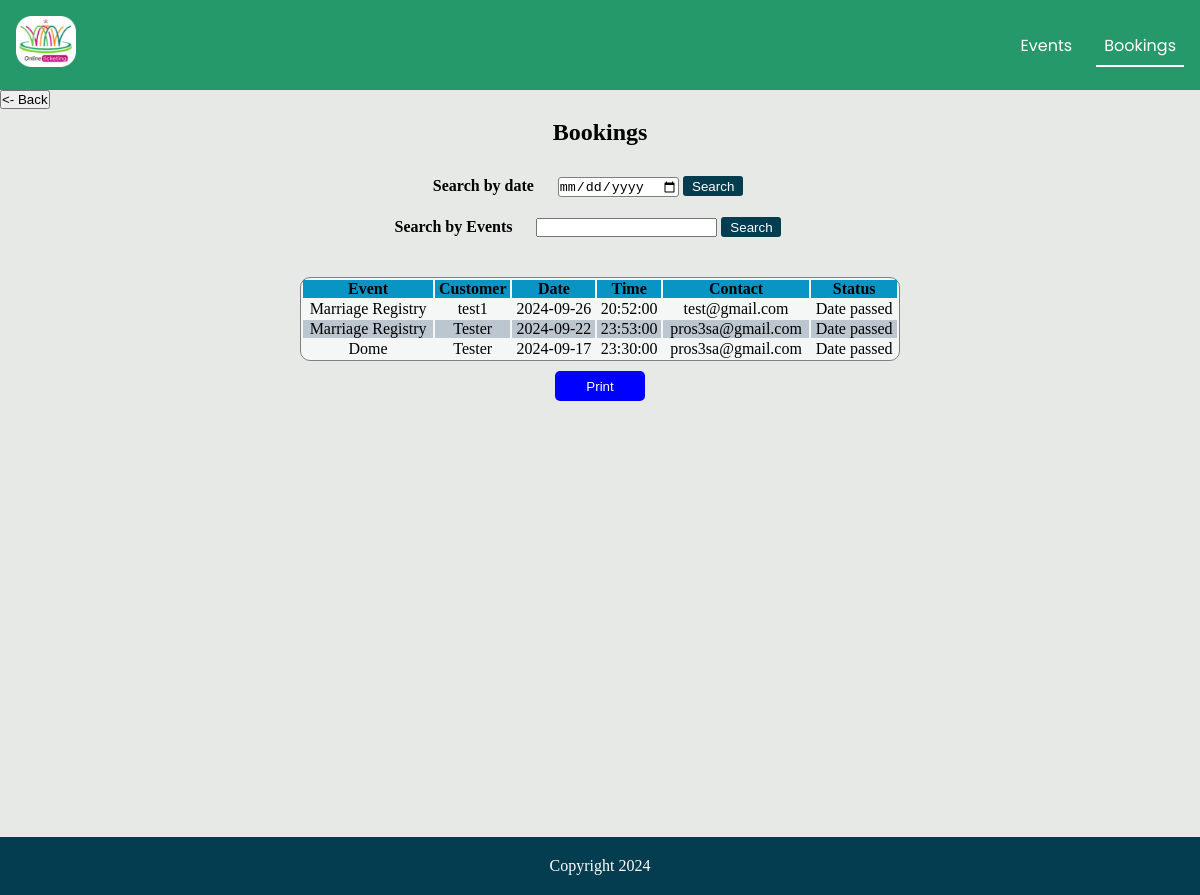
Before: /bookings.php (signed in) with the older database file.
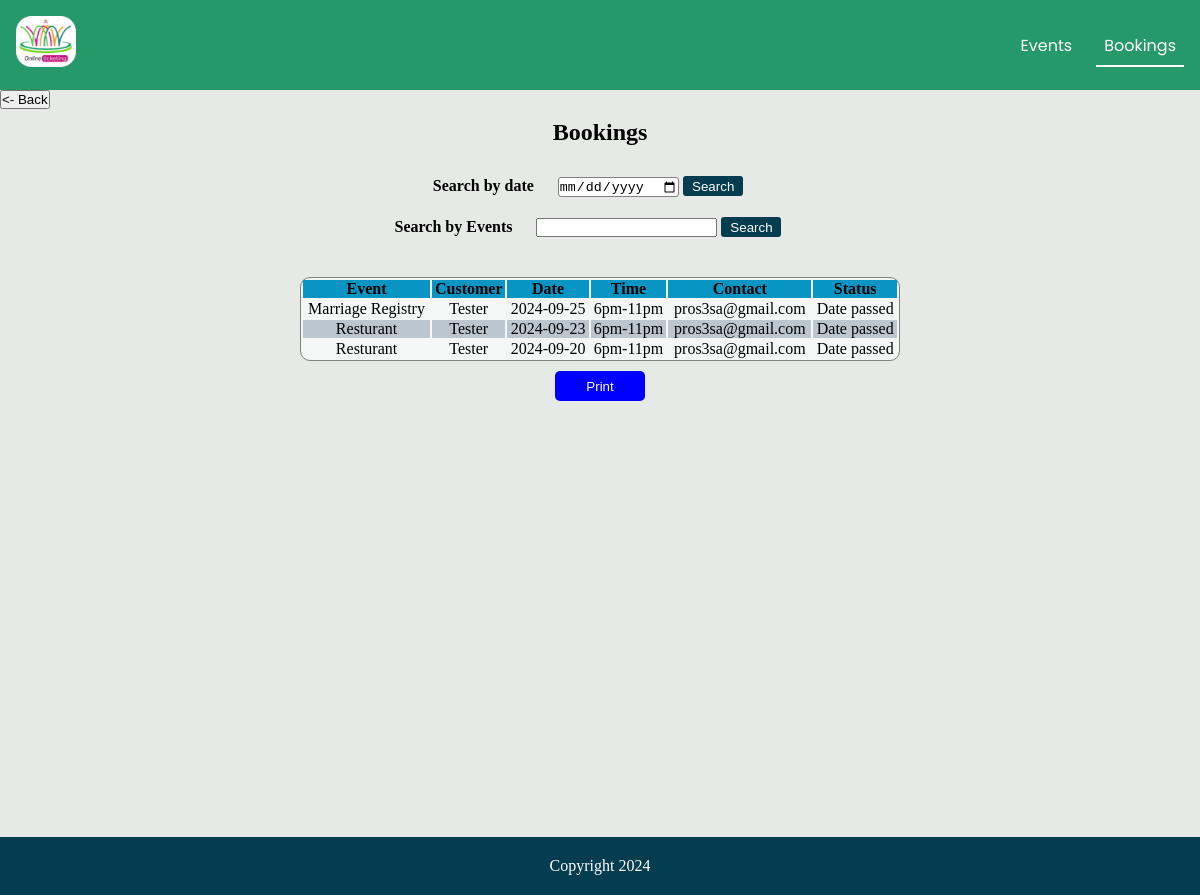
After: the same page with the newer database file.
### tables this page shows
CREATE TABLE `booking` (
  `department` varchar(40) DEFAULT NULL,
  `Customer` varchar(50) DEFAULT NULL,
  `Date` date DEFAULT NULL,
  `Time` varchar(10) DEFAULT NULL,
  `status` varchar(50) DEFAULT NULL,
  `contact` varchar(40) DEFAULT NULL,
  `id` int(10) unsigned zerofill NOT NULL
);

### bookings.php (the view, shortened to what this page needs)
<?php
    include 'connection.php';
       if(isset($_GET['date'])){
        $date = $_GET['date'];
          $SELECT = "SELECT *FROM booking where date = '$date'";
       }
       else if(isset($_GET['name'])){
        $name = $_GET['name'];
        $SELECT = "SELECT *FROM booking where department  LIKE '%$name%' or Customer LIKE '%$name%'";
       }
       else{
          $SELECT = "SELECT *FROM booking";
         }
       $query = mysqli_query($connection, $SELECT);
       ?>
<!DOCTYPE html>
<html lang="en">
  <head>
    <link
      rel="stylesheet"
      href="https://cdnjs.cloudflare.com/ajax/libs/font-awesome/6.4.0/css/all.min.css"
    />
    <link rel="stylesheet" href="./css/tickets.css" />
  </head>
  <body>
    <nav id="hide">
      <a href="#home" id="logo"><img src="./images/logo.png"></a>
      <ul>
        <li>
          <a href="dashboard.php" >Events</a>
        </li>
        <li>
            <a href="tickets.html" class="active">Bookings</a>
          </li>
      </ul>
    </nav>
    <button class="back" onclick="goBack()"><- Back</button>
    <h2 id="h11">Bookings</h2>
   <div class="query" id="hide2">
        <form action="#" method="get" id="notprint">
            <a for="date">Search by date</a>
            <input type="date" name="date" id="date" required>
            <button name="view" type="submit">Search</button>
        </form>
        <form action="#" method="get" id="notprint">
            <a for="date">Search by Events</a>
            <input type="text" name="name" id="date" required>
            <button name="view2" type="submit">Search</button>
        </form>
    </div>
    <div class="tablediv" id="content-to-print">
        <table >
        <tr>
            <th>Event</th>
            <th>Customer</th>
            <th>Date </th>
            <th>Time</th>
            <th>Contact</th>
            <th>Status</th>
        </tr>
        <?php
function compareDates($providedDate) {
  $currentDate = new DateTime();
  $providedDate = new DateTime($providedDate);
  if ($providedDate < $currentDate) {
      return "Date passed";
  } else {
      return "date not passed";
  }
}
          while($res = mysqli_fetch_assoc($query)){
            $datStatus = compareDates($res['Date']);
            if($datStatus == 'Date passed'){
              $STATUS = $datStatus;
            }
            else{
              $STATUS = '<a href="setstatus.php?bookingid='.$res['id'].'">'.$res['status'].'</a>';
            }
            echo '
                <tr>
                      <td>'.$res['department'].'</td>
                      <td>'.$res['Customer'].'</td>
                      <td>'.$res['Date'].'</td>
                      <td>'.$res['Time'].'</td>
                      <td>'.$res['contact'].'</td>
                      <td>'.$STATUS.'</td>
                  </tr>
                ';
          }
        ?>
    </table>
    <center id="hide3" style="margin-top: 10px;"><button  style="width:90px; height:30px; border:none; color:white; background-color:blue; border-radius:5px" onclick="printDiv()">Print</button></center>
    </div>
    <footer>
        <p>Copyright 2024</p>
    </footer>
  </body>
</html>

### css/tickets.css (style rules this page uses)
* { padding: 0; margin: 0; box-sizing: border-box; }
body { background-color: #e7e9e7; }
nav { font-family: "Poppins", sans-serif; display: flex; align-items: center; justify-content: space-between; background-color: #259969; padding: 1em; }
form { margin: 10px auto; }
nav a { text-decoration: none; text-transform: capitalize; color: #ffffff; }
#logo img { width:60px; }
ul { list-style: none; display: flex; gap: 1em; }
ul a { padding: 0.5em; }
.active { border-bottom: 2px solid #ffffff; }
#h11 { text-align: center; margin-top: 10px; margin-bottom: 10px; }
.tablediv { min-height: 70vh; }
table { width: 50%; text-align: center; border: 0.3px solid gray; margin: auto; border-radius: 10px; background-color: #f5f7f7; }
table th { background-color: #0895c4; }
table tr:nth-child(odd) { background-color: rgb(188, 198, 207); }
.query { width:98%; display: flex; align-items: center; justify-content: center; margin-bottom: 20px; padding:10px; flex-direction: column; }
.query a { font-weight: bold; margin-right: 20px; }
.back { color:black; }
.query input[type='date'] { border-radius: 3px; border: 0.5px solid gray; height: 20px; }
.query button { border: none; background-color: #043d50; color: white; border-radius: 3px; width:60px; height: 20px; }
footer { background-color: #043d50; padding: 20px; display: flex; justify-content: center; align-items: center; color: #ffffff; }

Changed rows visible on the page:
removed booking: department "Marriage Registry", Customer "test1", Date "2024-09-26", Time "20:52:00", contact "test@gmail.com", Date "Date passed"
removed booking: department "Marriage Registry", Customer "Tester", Date "2024-09-22", Time "23:53:00", contact "pros3sa@gmail.com", Date "Date passed"
removed booking: department "Dome", Customer "Tester", Date "2024-09-17", Time "23:30:00", contact "pros3sa@gmail.com", Date "Date passed"
added booking: department "Marriage Registry", Customer "Tester", Date "2024-09-25", Time "6pm-11pm", contact "pros3sa@gmail.com", Date "Date passed"
added booking: department "Resturant", Customer "Tester", Date "2024-09-23", Time "6pm-11pm", contact "pros3sa@gmail.com", Date "Date passed"
added booking: department "Resturant", Customer "Tester", Date "2024-09-20", Time "6pm-11pm", contact "pros3sa@gmail.com", Date "Date passed"
